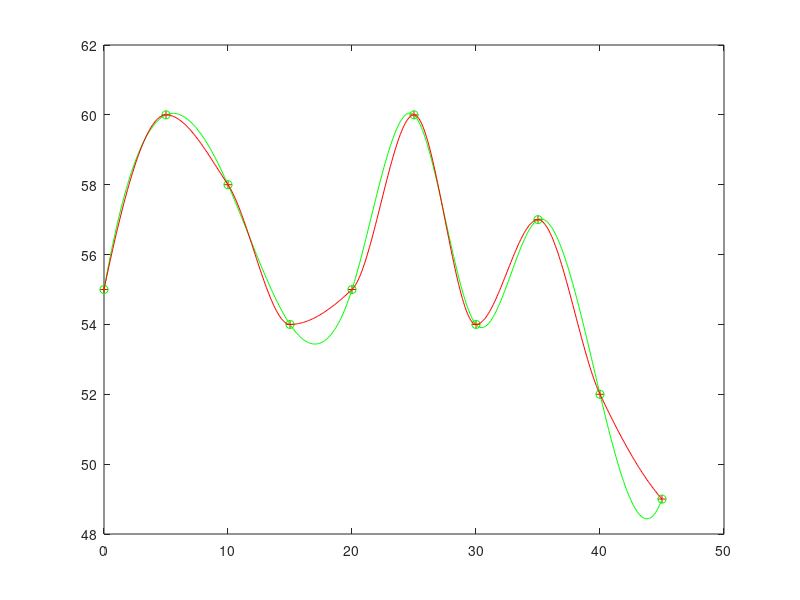

Write the MATLAB code that produced this figure.
clear all
clc
close all



% tracer des mesures
x0=0:5:45;
y0=[55 60 58 54 55 60 54 57 52 49];
plot(x0,y0,'r+');
hold on

% points de collocation
xc=0:5:45';
yc=[55 60 58 54 55 60 54 57 52 49];
yc=yc';

plot(xc,yc,'go');

% Interpolation
yc=[55 60 58 54 55 60 54 57 52 49];
x=0:.1:45;
y=interp1(xc,yc,x,'spline');
plot(x,y,'g')
y=interp1(xc,yc,x,'pchip');
plot(x,y,'r')
hold on
